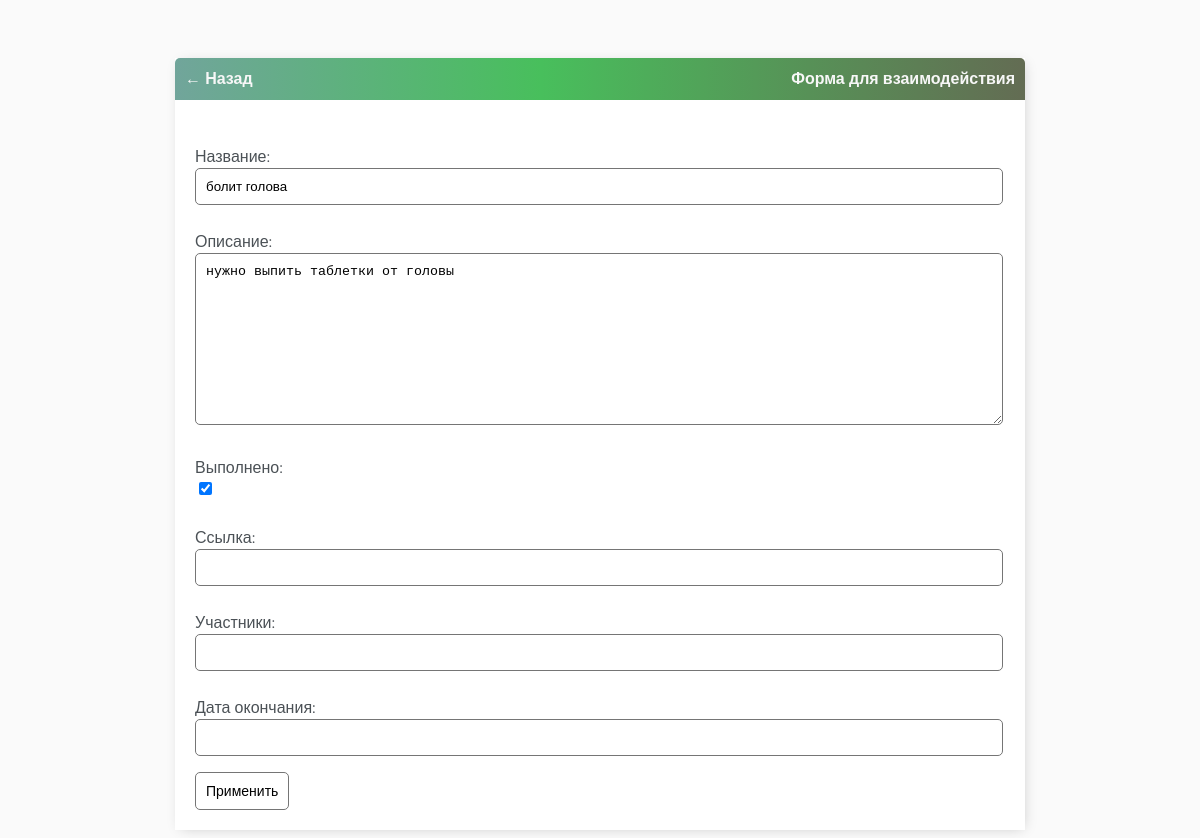
/task-update/29/ (signed in), run on the app's committed database.
### base/models.py (models this page shows, shortened)
class Task(models.Model):
    user = models.ForeignKey(
        User, on_delete=models.CASCADE, null=True, blank=True)
    title = models.CharField('Название', max_length=200)
    description = models.TextField('Описание', null=True, blank=True)
    info = models.CharField('Участники', max_length=200, null=True, blank=True)
    link = models.URLField('Ссылка', max_length=200, null=True, blank=True)
    last_date = models.DateTimeField('Дата окончания', null=True, blank=True, default=datetime.datetime.today)
    complete = models.BooleanField('Выполнено', default=False)
    created = models.DateTimeField('Дата создания', auto_now_add=True)
    class Meta:
        order_with_respect_to = 'user'

### base/views.py (the view)
# urls.py: path('task-update/<int:pk>/', TaskUpdate.as_view(), name='task-update'),
class TaskUpdate(LoginRequiredMixin, UpdateView):
    model = Task
    fields = ['title', 'description', 'complete', 'link', 'info', 'last_date']
    success_url = reverse_lazy('tasks')

### base/templates/base/task_form.html (shortened to what this page needs)
{% extends 'base/main.html' %}
{% block content %}
<div class="header-bar">
    <a href="{% url 'tasks' %}">&#8592; Назад</a>
    <a>Форма для взаимодействия</a>
</div>
<div class="card-body">
    <form method="POST" action="">
        {{form.as_p}}
        <input class="button" type="submit" value="Применить">
    </form>
</div>
{% endblock content %}

### base/templates/base/main.html (style rules this page uses)
body { background-color: #FAFAFA; font-family: 'Nunito', sans-serif; padding-top: 50px; }
h1, h2, h3, h4, h5, h6, { font-family: 'Raleway', sans-serif; }
a, p { color: #4b5156 }
a { font-weight: 600; }
input { outline: none; border: none; }
.header-bar { display: flex; justify-content: space-between; color: #fff; padding: 10px; border-radius: 5px 5px 0 0; background: linear-gradient(90deg, #71a59b 0%, #48bf5c 43%, #636c53 100%) }
.header-bar a { color: rgb(247, 247, 247); text-decoration: none; }
input[type=text], input[type=password], input[type=url], textarea { border: 1px solid #757575; border-radius: 5px; padding: 10px; width: 97%; }
label { padding-top: 10px !important; display: block; }
::placeholder { font-weight: 300; opacity: 0.5; }
.button { border: 1px solid #757575; background-color: #FFF; color: #000000; padding: 10px; font-size: 14px; border-radius: 5px; cursor: pointer; text-decoration: none; }
.card-body { padding: 20px; }

### data on the page
Task: title "болит голова", description "нужно выпить таблетки от головы", complete "☑"
